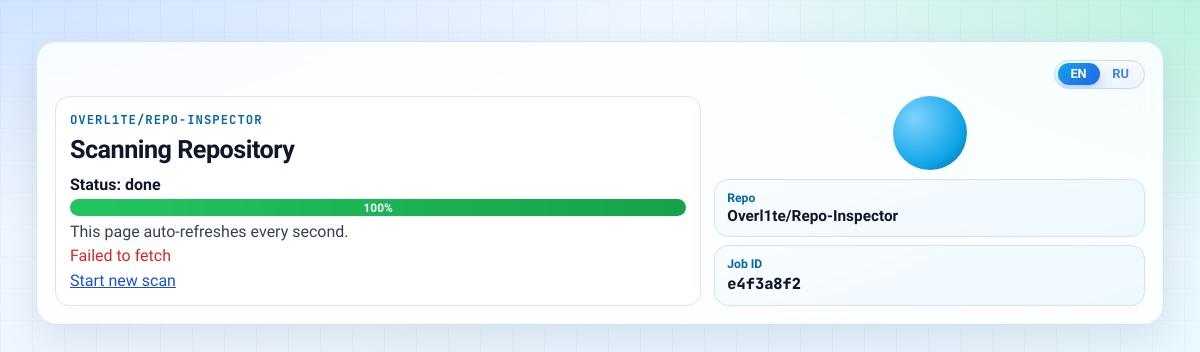
Screenshot of /jobs/e4f3a8f2-1861-4bf9-bb67-1b7c8be39fe1 with the database file from the repository.
### app/models.py (models this page shows)
class ScanJob(Base):
    __tablename__ = "scan_jobs"
    __table_args__ = (
        Index("ix_scan_jobs_repo_status_created", "repo_owner", "repo_name", "status", "created_at"),
        Index("ix_scan_jobs_repo_finished", "repo_owner", "repo_name", "finished_at"),
        Index("ix_scan_jobs_repo_commit", "repo_owner", "repo_name", "commit_sha"),
    )
    id: Mapped[str] = mapped_column(String(36), primary_key=True, default=lambda: str(uuid4()))
    repo_owner: Mapped[str] = mapped_column(String(255))
    repo_name: Mapped[str] = mapped_column(String(255))
    repo_url: Mapped[str] = mapped_column(String(512))
    commit_sha: Mapped[str | None] = mapped_column(String(64), nullable=True)
    is_latest: Mapped[int] = mapped_column(Integer, default=0)
    status: Mapped[str] = mapped_column(String(20), default="queued")
    progress: Mapped[int] = mapped_column(Integer, default=0)
    created_at: Mapped[datetime] = mapped_column(DateTime(timezone=True), server_default=func.now())
    started_at: Mapped[datetime | None] = mapped_column(DateTime(timezone=True), nullable=True)
    finished_at: Mapped[datetime | None] = mapped_column(DateTime(timezone=True), nullable=True)
    error_message: Mapped[str | None] = mapped_column(Text, nullable=True)
    report: Mapped["ScanReport | None"] = relationship(
        "ScanReport",
        back_populates="job",
        uselist=False,
        cascade="all, delete-orphan",
    )

### app/main.py (the view)
@app.get("/jobs/{job_id}", response_class=HTMLResponse)
async def progress_page(
    request: Request,
    job_id: str,
    lang: str = "en",
    db: Session = Depends(get_db),
) -> HTMLResponse:
    lang = normalize_lang(lang)
    job = db.get(ScanJob, job_id)
    if not job:
        raise HTTPException(status_code=404, detail="Job not found")
    return templates.TemplateResponse(
        "progress.html",
        {
            "request": request,
            "job": job,
            "lang": lang,
            "ui": get_ui_labels(lang),
            "client_i18n": get_client_i18n(),
            "site": site_template_context(),
        },
    )

### app/templates/progress.html (shortened to what this page needs)
﻿<!doctype html>
<html lang="{{ lang }}">
<head>
  <link rel="stylesheet" href="/static/style.css">
</head>
<body data-page="progress" data-job-id="{{ job.id }}" data-lang="{{ lang }}" data-status-label="{{ ui.progress_status }}">
  <main class="container container-progress">
    <section class="card progress-card span-12">
      <div class="lang-switch lang-{{ lang }}">
        <a class="link {% if lang == 'en' %}active{% endif %}" href="/jobs/{{ job.id }}?lang=en">EN</a>
        <a class="link {% if lang == 'ru' %}active{% endif %}" href="/jobs/{{ job.id }}?lang=ru">RU</a>
      </div>
      <div class="progress-layout">
        <div class="progress-main">
          <p class="kicker mono">{{ job.repo_owner }}/{{ job.repo_name }}</p>
          <h1>{{ ui.progress_title }}</h1>
          <p id="status-line" class="progress-status-line">{{ ui.progress_status }}: {{ job.status }}</p>
          <div class="progress-track progress-track-large">
            <div id="job-progress" class="progress-fill" style="width: {{ job.progress }}%">{{ job.progress }}%</div>
          </div>
          <p class="muted">{{ ui.progress_hint }}</p>
          <p id="job-error" class="error"></p>
          <a class="link" href="/?lang={{ lang }}">{{ ui.start_new }}</a>
        </div>
        <aside class="progress-side">
          <div class="pulse-orb" aria-hidden="true"></div>
          <div class="preview-card">
            <span>{{ ui.progress_repo }}</span>
            <strong>{{ job.repo_owner }}/{{ job.repo_name }}</strong>
          </div>
          <div class="preview-card">
            <span>{{ ui.job_id }}</span>
            <strong class="mono">{{ job.id[:8] }}</strong>
          </div>
        </aside>
      </div>
    </section>
  </main>
</body>
</html>

### app/static/style.css (style rules this page uses)
:root { --bg-0: #f3f7ff; --bg-1: #e8f4ff; --ink-0: #0f172a; --ink-1: #334155; --line: #cfe2ff; --card: rgba(255, 255, 255, 0.84); --card-strong: #ffffff; --primary-1: #0ea5e9; --primary-2: #2563eb; --accent: #14b8a6; --glow: rgba(14, 165, 233, 0.28); --pass: #16a34a; --warn: #d97706; --fail: #dc2626; }
* { box-sizing: border-box; }
html, body { min-height: 100%; }
body { margin: 0; color: var(--ink-0); font-family: "Sora", "Trebuchet MS", sans-serif; background: radial-gradient(1200px 500px at -8% -12%, #bfdbfe 0%, transparent 65%), radial-gradient(1000px 440px at 115% -5%, #a7f3d0 0%, transparent 67%), linear-gradient(145deg, var(--bg-0) 0%, var(--bg-1) 55%, #ecfeff 100%); background-attachment: fixed; position: relative; overflow-x: hidden; }
body::before { content: ""; position: fixed; inset: 0; background-image: linear-gradient(rgba(15, 23, 42, 0.02) 1px, transparent 1px), linear-gradient(90deg, rgba(15, 23, 42, 0.02) 1px, transparent 1px); background-size: 32px 32px; pointer-events: none; z-index: -1; }
.container { width: min(1220px, 94%); margin: 1.35rem auto 2.6rem; display: grid; gap: 0.95rem; }
.span-12 { grid-column: 1 / -1; }
.card { background: var(--card); border: 1px solid var(--line); border-radius: 20px; padding: 1.12rem; box-shadow: 0 14px 40px rgba(15, 23, 42, 0.09); backdrop-filter: blur(10px); animation: card-in 0.32s ease-out both; }
.reveal { opacity: 0; transform: translateY(14px) scale(0.995); transition: opacity 0.42s ease, transform 0.42s ease; transition-delay: var(--reveal-delay, 0ms); }
.reveal.is-visible { opacity: 1; transform: translateY(0) scale(1); }
h1, h2, h3 { margin: 0 0 0.58rem; line-height: 1.22; }
h1 { font-size: clamp(1.42rem, 2.1vw, 2.04rem); letter-spacing: -0.02em; }
p { margin: 0.35rem 0; }
.kicker { margin: 0 0 0.4rem; color: #0369a1; font-weight: 700; font-size: 0.77rem; text-transform: uppercase; letter-spacing: 0.08em; }
.mono { font-family: "JetBrains Mono", monospace; }
.muted { color: var(--ink-1); }
.link { color: #1d4ed8; }
.lang-switch { width: fit-content; margin-left: auto; margin-bottom: 0.45rem; display: flex; align-items: center; gap: 0; padding: 0.16rem; border: 1px solid #bfdbfe; border-radius: 999px; background: linear-gradient(180deg, #f8fbff, #edf5ff); box-shadow: inset 0 1px 0 rgba(255, 255, 255, 0.95); position: relative; overflow: hidden; }
.lang-switch::before { content: ""; position: absolute; top: 0.16rem; left: 0.16rem; width: calc(50% - 0.16rem); height: calc(100% - 0.32rem); border-radius: 999px; background: linear-gradient(135deg, #0ea5e9, #2563eb); box-shadow: 0 6px 14px rgba(37, 99, 235, 0.28); transition: transform 0.28s cubic-bezier(0.22, 1, 0.36, 1); }
.lang-switch .link { min-width: 42px; padding: 0.3rem 0.56rem; border-radius: 999px; text-decoration: none; font-weight: 700; font-size: 0.8rem; line-height: 1; text-align: center; color: #3b82f6; opacity: 1; transition: color 0.2s ease; position: relative; z-index: 1; }
.lang-switch .link.active { color: #fff; text-shadow: 0 1px 0 rgba(0, 0, 0, 0.15); }
.preview-card { border: 1px solid #cfe2ff; border-radius: 14px; padding: 0.68rem 0.76rem; background: linear-gradient(160deg, #f8fcff, #eef8ff); display: grid; gap: 0.12rem; }
.preview-card span { color: #0369a1; font-size: 0.76rem; font-weight: 700; }
.preview-card strong { font-size: 0.96rem; font-weight: 800; }
.error { color: var(--fail); min-height: 1.22rem; }
.progress-card { position: relative; overflow: hidden; }
.progress-layout { display: grid; grid-template-columns: 1.2fr 0.8fr; gap: 0.8rem; }
.progress-main { border: 1px solid #d7e5ff; border-radius: 14px; padding: 0.88rem; background: rgba(255, 255, 255, 0.85); }
.progress-side { display: grid; gap: 0.55rem; align-content: start; }
.progress-status-line { font-weight: 700; }
.progress-track { height: 1.05rem; border-radius: 999px; background: #dfeaf7; overflow: hidden; }
.progress-track-large { height: 1.18rem; }
.progress-fill { height: 100%; min-width: 3rem; display: flex; align-items: center; justify-content: center; color: #fff; font-size: 0.74rem; font-weight: 700; background: linear-gradient(92deg, #22c55e, #16a34a); }
.pulse-orb { width: 74px; height: 74px; border-radius: 999px; background: radial-gradient(circle at 30% 30%, #7dd3fc, #0ea5e9 65%, #0369a1 100%); box-shadow: 0 0 0 0 rgba(14, 165, 233, 0.35); animation: pulse 1.8s infinite; justify-self: center; }
.progress-track { height: 1.06rem; border-radius: 999px; background: #e2e8f0; overflow: hidden; }

### rows the page displays
ScanJob: repo_owner "OVERL1TE", repo_name "REPO-INSPECTOR", status "done", progress "100", repo_owner "Overl1te", repo_name "Repo-Inspector"

### other values shown
{{ ui.progress_title }} "Scanning Repository"
{{ ui.progress_status }} "Status"
{{ ui.progress_hint }} "This page auto-refreshes every second."
{{ ui.start_new }} "Start new scan"
{{ ui.progress_repo }} "Repo"
{{ ui.job_id }} "Job ID"
{{ job.id[:8] }} "e4f3a8f2"
